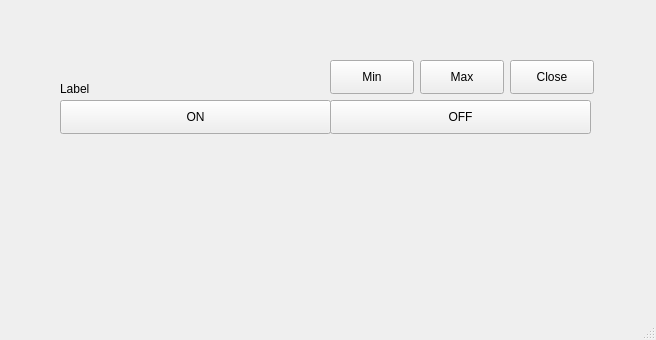
<?xml version="1.0" encoding="UTF-8"?>
<ui version="4.0">
 <class>MainWindow</class>
 <widget class="QMainWindow" name="MainWindow">
  <property name="geometry">
   <rect>
    <x>0</x>
    <y>0</y>
    <width>656</width>
    <height>340</height>
   </rect>
  </property>
  <property name="windowTitle">
   <string>MainWindow</string>
  </property>
  <widget class="QWidget" name="centralwidget">
   <property name="autoFillBackground">
    <bool>false</bool>
   </property>
   <widget class="QPushButton" name="On">
    <property name="geometry">
     <rect>
      <x>60</x>
      <y>100</y>
      <width>271</width>
      <height>34</height>
     </rect>
    </property>
    <property name="text">
     <string>ON</string>
    </property>
   </widget>
   <widget class="QLabel" name="label">
    <property name="geometry">
     <rect>
      <x>60</x>
      <y>80</y>
      <width>261</width>
      <height>18</height>
     </rect>
    </property>
    <property name="text">
     <string>Label</string>
    </property>
   </widget>
   <widget class="QPushButton" name="closeButton">
    <property name="geometry">
     <rect>
      <x>510</x>
      <y>60</y>
      <width>84</width>
      <height>34</height>
     </rect>
    </property>
    <property name="text">
     <string>Close</string>
    </property>
   </widget>
   <widget class="QPushButton" name="maxButton">
    <property name="geometry">
     <rect>
      <x>420</x>
      <y>60</y>
      <width>84</width>
      <height>34</height>
     </rect>
    </property>
    <property name="text">
     <string>Max</string>
    </property>
   </widget>
   <widget class="QPushButton" name="minButton">
    <property name="geometry">
     <rect>
      <x>330</x>
      <y>60</y>
      <width>84</width>
      <height>34</height>
     </rect>
    </property>
    <property name="text">
     <string>Min</string>
    </property>
   </widget>
   <widget class="QPushButton" name="Off">
    <property name="geometry">
     <rect>
      <x>330</x>
      <y>100</y>
      <width>261</width>
      <height>34</height>
     </rect>
    </property>
    <property name="text">
     <string>OFF</string>
    </property>
   </widget>
  </widget>
  <widget class="QMenuBar" name="menubar">
   <property name="geometry">
    <rect>
     <x>0</x>
     <y>0</y>
     <width>656</width>
     <height>30</height>
    </rect>
   </property>
  </widget>
  <widget class="QStatusBar" name="statusbar"/>
 </widget>
 <resources/>
 <connections>
  <connection>
   <sender>closeButton</sender>
   <signal>clicked()</signal>
   <receiver>MainWindow</receiver>
   <slot>close()</slot>
   <hints>
    <hint type="sourcelabel">
     <x>566</x>
     <y>71</y>
    </hint>
    <hint type="destinationlabel">
     <x>569</x>
     <y>94</y>
    </hint>
   </hints>
  </connection>
  <connection>
   <sender>maxButton</sender>
   <signal>clicked()</signal>
   <receiver>MainWindow</receiver>
   <slot>showMaximized()</slot>
   <hints>
    <hint type="sourcelabel">
     <x>464</x>
     <y>72</y>
    </hint>
    <hint type="destinationlabel">
     <x>464</x>
     <y>97</y>
    </hint>
   </hints>
  </connection>
  <connection>
   <sender>minButton</sender>
   <signal>clicked()</signal>
   <receiver>MainWindow</receiver>
   <slot>showMinimized()</slot>
   <hints>
    <hint type="sourcelabel">
     <x>368</x>
     <y>73</y>
    </hint>
    <hint type="destinationlabel">
     <x>376</x>
     <y>96</y>
    </hint>
   </hints>
  </connection>
 </connections>
</ui>
